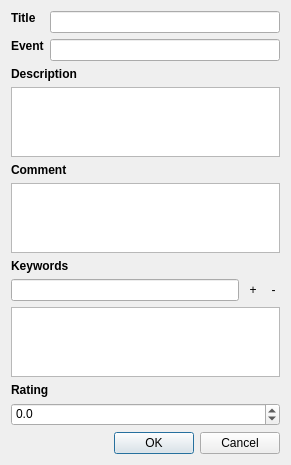
<?xml version="1.0" encoding="UTF-8"?>
<ui version="4.0">
 <class>MetadataDialog</class>
 <widget class="QDialog" name="MetadataDialog">
  <property name="geometry">
   <rect>
    <x>0</x>
    <y>0</y>
    <width>291</width>
    <height>435</height>
   </rect>
  </property>
  <property name="windowTitle">
   <string>Edit Metadata</string>
  </property>
  <layout class="QVBoxLayout" name="verticalLayout">
   <item>
    <layout class="QFormLayout" name="infoLayout">
     <property name="fieldGrowthPolicy">
      <enum>QFormLayout::ExpandingFieldsGrow</enum>
     </property>
     <item row="0" column="0">
      <widget class="QLabel" name="label">
       <property name="sizePolicy">
        <sizepolicy hsizetype="Fixed" vsizetype="Fixed">
         <horstretch>0</horstretch>
         <verstretch>0</verstretch>
        </sizepolicy>
       </property>
       <property name="font">
        <font>
         <weight>75</weight>
         <bold>true</bold>
        </font>
       </property>
       <property name="text">
        <string>Title</string>
       </property>
      </widget>
     </item>
     <item row="0" column="1">
      <widget class="QLineEdit" name="Xmp_dc_title"/>
     </item>
     <item row="1" column="0">
      <widget class="QLabel" name="label_2">
       <property name="sizePolicy">
        <sizepolicy hsizetype="Fixed" vsizetype="Fixed">
         <horstretch>0</horstretch>
         <verstretch>0</verstretch>
        </sizepolicy>
       </property>
       <property name="font">
        <font>
         <weight>75</weight>
         <bold>true</bold>
        </font>
       </property>
       <property name="text">
        <string>Event</string>
       </property>
      </widget>
     </item>
     <item row="1" column="1">
      <widget class="QLineEdit" name="Xmp_iptcExt_Event"/>
     </item>
    </layout>
   </item>
   <item>
    <layout class="QVBoxLayout" name="descriptionLayout">
     <item>
      <widget class="QLabel" name="label_3">
       <property name="sizePolicy">
        <sizepolicy hsizetype="Preferred" vsizetype="Fixed">
         <horstretch>0</horstretch>
         <verstretch>0</verstretch>
        </sizepolicy>
       </property>
       <property name="font">
        <font>
         <weight>75</weight>
         <bold>true</bold>
        </font>
       </property>
       <property name="text">
        <string>Description</string>
       </property>
       <property name="alignment">
        <set>Qt::AlignBottom|Qt::AlignLeading|Qt::AlignLeft</set>
       </property>
      </widget>
     </item>
     <item>
      <widget class="QPlainTextEdit" name="Xmp_dc_description"/>
     </item>
    </layout>
   </item>
   <item>
    <layout class="QVBoxLayout" name="imageCommentLayout">
     <item>
      <widget class="QLabel" name="imageCommentLabel">
       <property name="sizePolicy">
        <sizepolicy hsizetype="Preferred" vsizetype="Fixed">
         <horstretch>0</horstretch>
         <verstretch>0</verstretch>
        </sizepolicy>
       </property>
       <property name="font">
        <font>
         <weight>75</weight>
         <bold>true</bold>
        </font>
       </property>
       <property name="text">
        <string>Comment</string>
       </property>
       <property name="alignment">
        <set>Qt::AlignBottom|Qt::AlignLeading|Qt::AlignLeft</set>
       </property>
      </widget>
     </item>
     <item>
      <widget class="QPlainTextEdit" name="imageComment"/>
     </item>
    </layout>
   </item>
   <item>
    <layout class="QVBoxLayout" name="subjectLayout">
     <item>
      <layout class="QVBoxLayout" name="_2">
       <item>
        <widget class="QLabel" name="label_8">
         <property name="font">
          <font>
           <weight>75</weight>
           <bold>true</bold>
          </font>
         </property>
         <property name="text">
          <string>Keywords</string>
         </property>
        </widget>
       </item>
       <item>
        <layout class="QHBoxLayout" name="_3">
         <item>
          <widget class="SpotlightWidget" name="xmpDcSubjectKeyword"/>
         </item>
         <item>
          <widget class="QToolButton" name="addXmpDcSubjectButton">
           <property name="styleSheet">
            <string notr="true">QToolButton {border: none;}</string>
           </property>
           <property name="text">
            <string>+</string>
           </property>
           <property name="icon">
            <iconset resource="../QExiv2.qrc">
             <normaloff>:/images/add.png</normaloff>:/images/add.png</iconset>
           </property>
          </widget>
         </item>
         <item>
          <widget class="QToolButton" name="removeXmpDcSubjectButton">
           <property name="styleSheet">
            <string notr="true">QToolButton {border: none;}</string>
           </property>
           <property name="text">
            <string>-</string>
           </property>
           <property name="icon">
            <iconset resource="../QExiv2.qrc">
             <normaloff>:/images/delete.png</normaloff>:/images/delete.png</iconset>
           </property>
          </widget>
         </item>
        </layout>
       </item>
      </layout>
     </item>
     <item>
      <widget class="QListView" name="xmpDcSubjectListView"/>
     </item>
    </layout>
   </item>
   <item>
    <layout class="QVBoxLayout" name="ratingLayout">
     <item>
      <widget class="QLabel" name="ratingLabel">
       <property name="sizePolicy">
        <sizepolicy hsizetype="Preferred" vsizetype="Fixed">
         <horstretch>0</horstretch>
         <verstretch>0</verstretch>
        </sizepolicy>
       </property>
       <property name="font">
        <font>
         <weight>75</weight>
         <bold>true</bold>
        </font>
       </property>
       <property name="text">
        <string>Rating</string>
       </property>
       <property name="alignment">
        <set>Qt::AlignBottom|Qt::AlignLeading|Qt::AlignLeft</set>
       </property>
      </widget>
     </item>
     <item>
      <widget class="QDoubleSpinBox" name="ratingSpinBox">
       <property name="alignment">
        <set>Qt::AlignLeading|Qt::AlignLeft|Qt::AlignTop</set>
       </property>
       <property name="decimals">
        <number>1</number>
       </property>
       <property name="minimum">
        <double>-1.000000000000000</double>
       </property>
       <property name="maximum">
        <double>5.000000000000000</double>
       </property>
      </widget>
     </item>
    </layout>
   </item>
   <item>
    <widget class="QDialogButtonBox" name="buttonBox">
     <property name="orientation">
      <enum>Qt::Horizontal</enum>
     </property>
     <property name="standardButtons">
      <set>QDialogButtonBox::Cancel|QDialogButtonBox::Ok</set>
     </property>
    </widget>
   </item>
  </layout>
 </widget>
 <customwidgets>
  <customwidget>
   <class>SpotlightWidget</class>
   <extends>QLineEdit</extends>
   <header>SpotlightWidget.h</header>
  </customwidget>
 </customwidgets>
 <resources>
  <include location="../QExiv2.qrc"/>
 </resources>
 <connections>
  <connection>
   <sender>buttonBox</sender>
   <signal>accepted()</signal>
   <receiver>MetadataDialog</receiver>
   <slot>accept()</slot>
   <hints>
    <hint type="sourcelabel">
     <x>248</x>
     <y>254</y>
    </hint>
    <hint type="destinationlabel">
     <x>157</x>
     <y>274</y>
    </hint>
   </hints>
  </connection>
  <connection>
   <sender>buttonBox</sender>
   <signal>rejected()</signal>
   <receiver>MetadataDialog</receiver>
   <slot>reject()</slot>
   <hints>
    <hint type="sourcelabel">
     <x>316</x>
     <y>260</y>
    </hint>
    <hint type="destinationlabel">
     <x>286</x>
     <y>274</y>
    </hint>
   </hints>
  </connection>
 </connections>
</ui>
